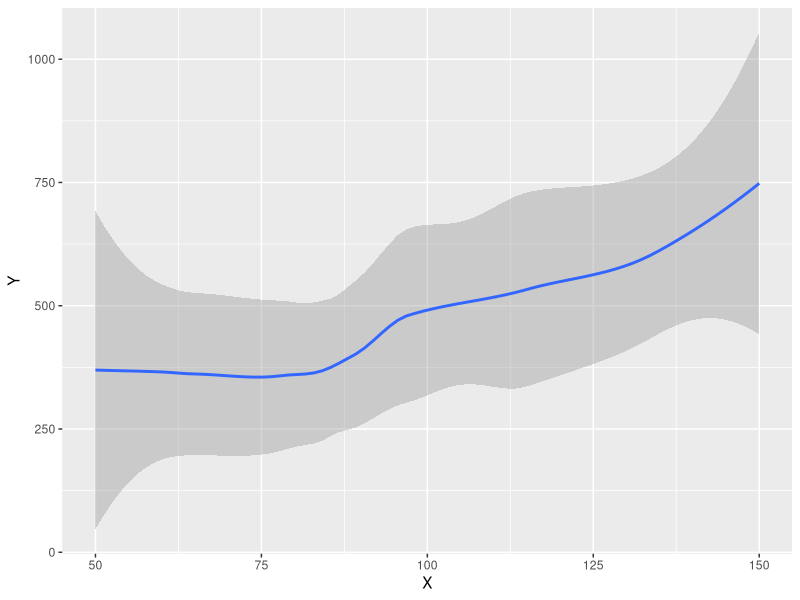
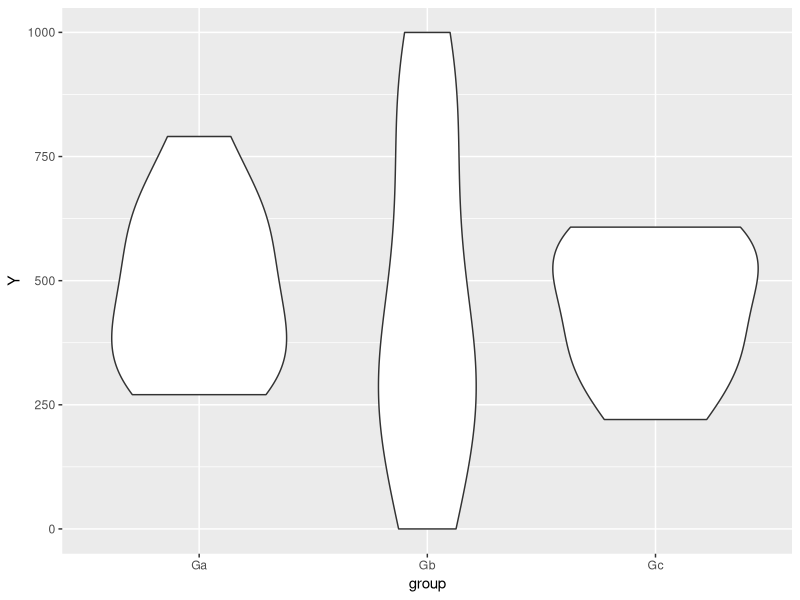
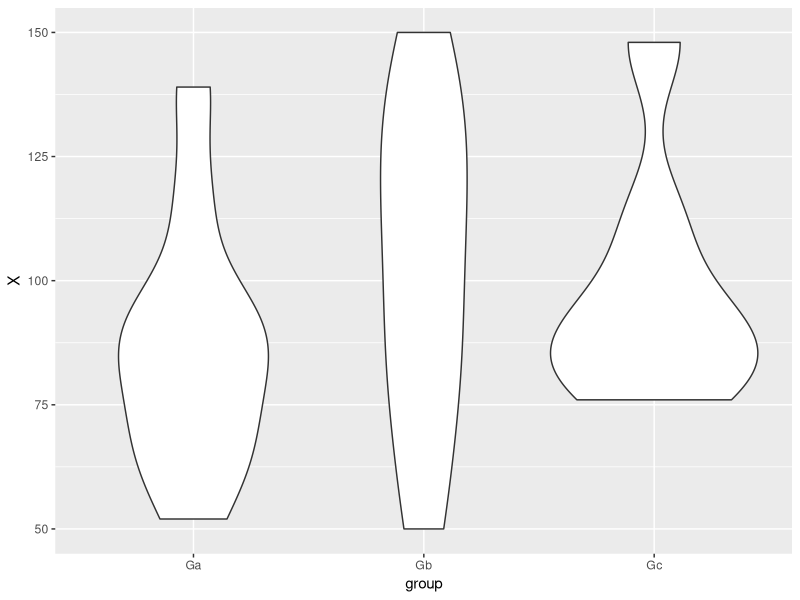

Reproduce these figures in R, in order.
library(tidyverse)


# Toy Data ----------------------------------------------------------------

d <- tibble::tribble(
  ~id, ~group,  ~X, ~Z,       ~Rx, ~condition,     ~Y,
  1L,   "Gb", 102, 1L, "Placebo",       "Ca", 584.07,
  2L,   "Ga",  52, 1L, "Placebo",       "Cb", 790.29,
  3L,   "Gb", 134, 2L, "Dose100",       "Ca", 875.76,
  4L,   "Gb", 128, 3L, "Dose100",       "Cb", 848.37,
  5L,   "Ga",  78, 1L, "Dose250",       "Ca", 270.42,
  6L,   "Gb", 150, 2L, "Dose250",       "Cb", 999.87,
  7L,   "Ga",  73, 1L, "Placebo",       "Ca",  364.1,
  8L,   "Ga",  87, 7L, "Placebo",       "Cb", 420.84,
  9L,   "Gb", 115, 6L, "Dose100",       "Ca", 335.78,
  10L,   "Gb", 113, 4L, "Dose100",       "Cb",    627,
  11L,   "Gc", 148, 3L, "Dose250",       "Ca", 607.79,
  12L,   "Gc",  82, 3L, "Dose250",       "Cb", 329.32,
  13L,   "Ga", 139, 1L, "Placebo",       "Ca", 335.56,
  14L,   "Ga",  65, 2L, "Placebo",       "Cb", 669.04,
  15L,   "Gb", 139, 1L, "Dose100",       "Ca", 405.04,
  16L,   "Gc",  96, 1L, "Dose100",       "Cb", 367.15,
  17L,   "Gb",  50, 5L, "Dose250",       "Ca",  27.37,
  18L,   "Gc",  90, 2L, "Dose250",       "Cb", 468.69,
  19L,   "Ga",  90, 2L, "Placebo",       "Ca", 584.67,
  20L,   "Ga", 116, 2L, "Placebo",       "Cb", 277.71,
  21L,   "Gb",  78, 2L, "Dose100",       "Ca", 266.01,
  22L,   "Gb",  60, 1L, "Dose100",       "Cb",   0.04,
  23L,   "Gc", 112, 4L, "Dose250",       "Ca", 593.25,
  24L,   "Ga",  63, 4L, "Dose250",       "Cb", 512.26,
  25L,   "Ga",  89, 1L, "Placebo",       "Ca", 635.57,
  26L,   "Ga",  97, 2L, "Placebo",       "Cb", 468.69,
  27L,   "Gc",  76, 3L, "Dose100",       "Ca", 514.66,
  28L,   "Gb",  83, 1L, "Dose100",       "Cb", 264.87,
  29L,   "Gc",  84, 4L, "Dose250",       "Ca", 220.34,
  30L,   "Gb",  88, 1L, "Dose250",       "Cb", 216.54
)
d$id <- factor(d$id)
d$group <- factor(d$group)
d$Rx <- factor(d$Rx, levels = c("Placebo", "Dose100", "Dose250"))
d$condition <- factor(d$condition)

glimpse(d)


# Produce a model --------------------------------------------------------

d %>% ggplot() + geom_smooth(aes(X, Y))
d %>% ggplot() + geom_violin(aes(group, Y))
d %>% ggplot() + geom_violin(aes(group, X))

m <- lm(Y ~ group + X, data = d)

summary(m)
anova(m)


# Different order produces different anova --------------------------------

anova(lm(Y ~ group + X, data = d))
anova(lm(Y ~ X + group, data = d))


# Sequence of models ------------------------------------------------------

m0 <- lm(Y ~ 1, data = d)
m1 <- lm(Y ~ group, data = d)

anova(m0, m1, m)
